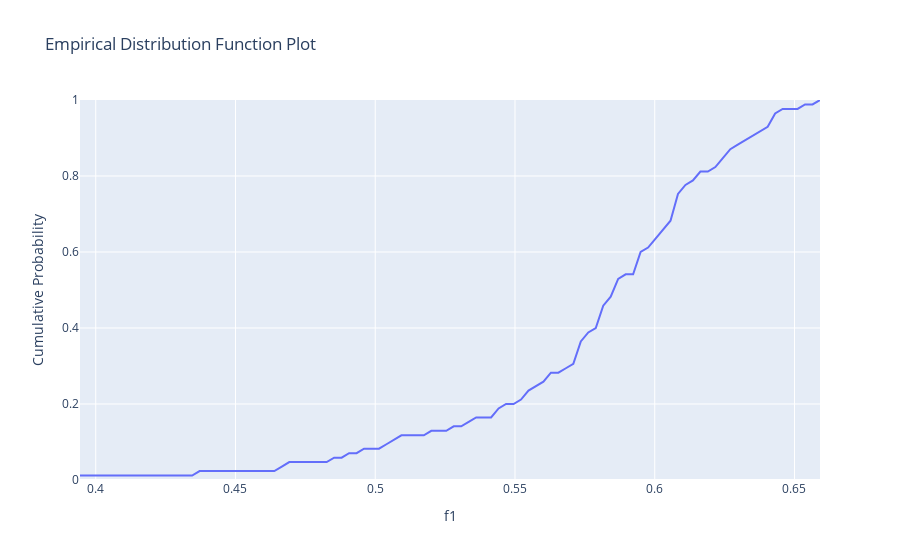

Notebook code for this chart:
### Code cell
optuna.visualization.plot_edf(study, target=lambda t: t.values[0], target_name='f1')
